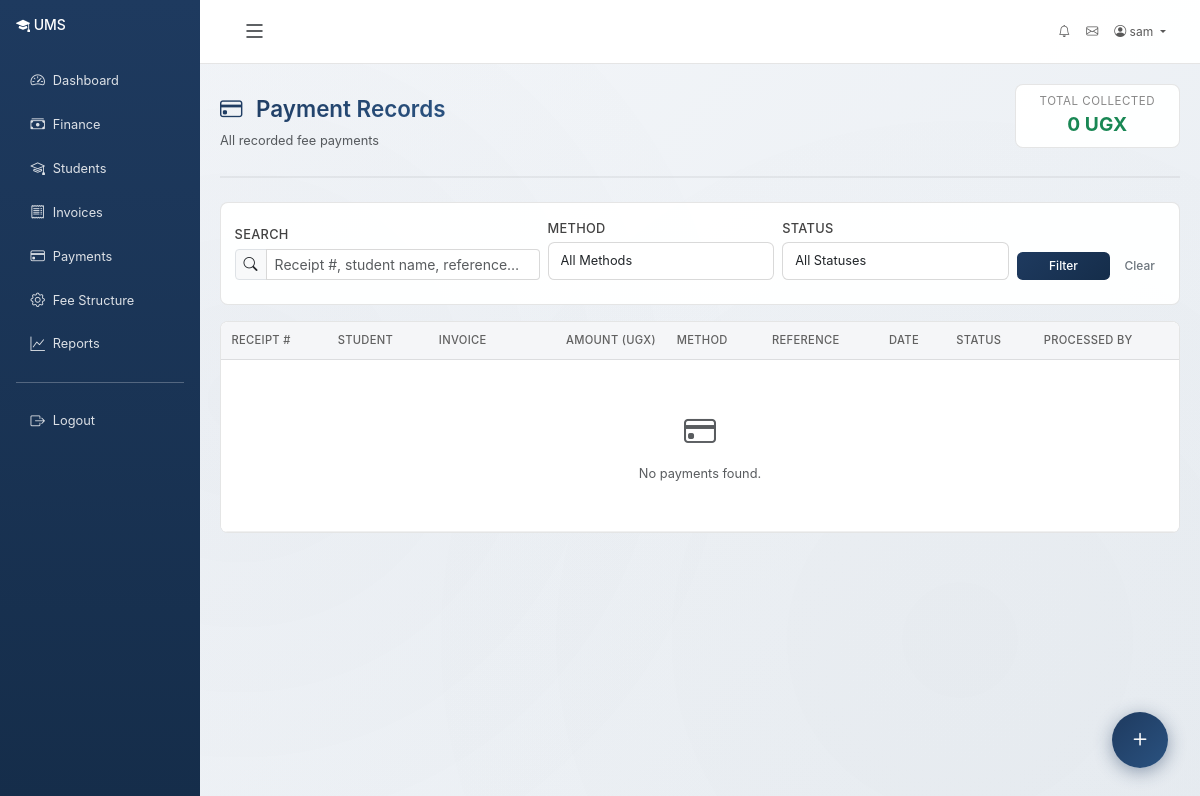
/finance/payments/ (signed in), run on an earlier commit of the app's database.
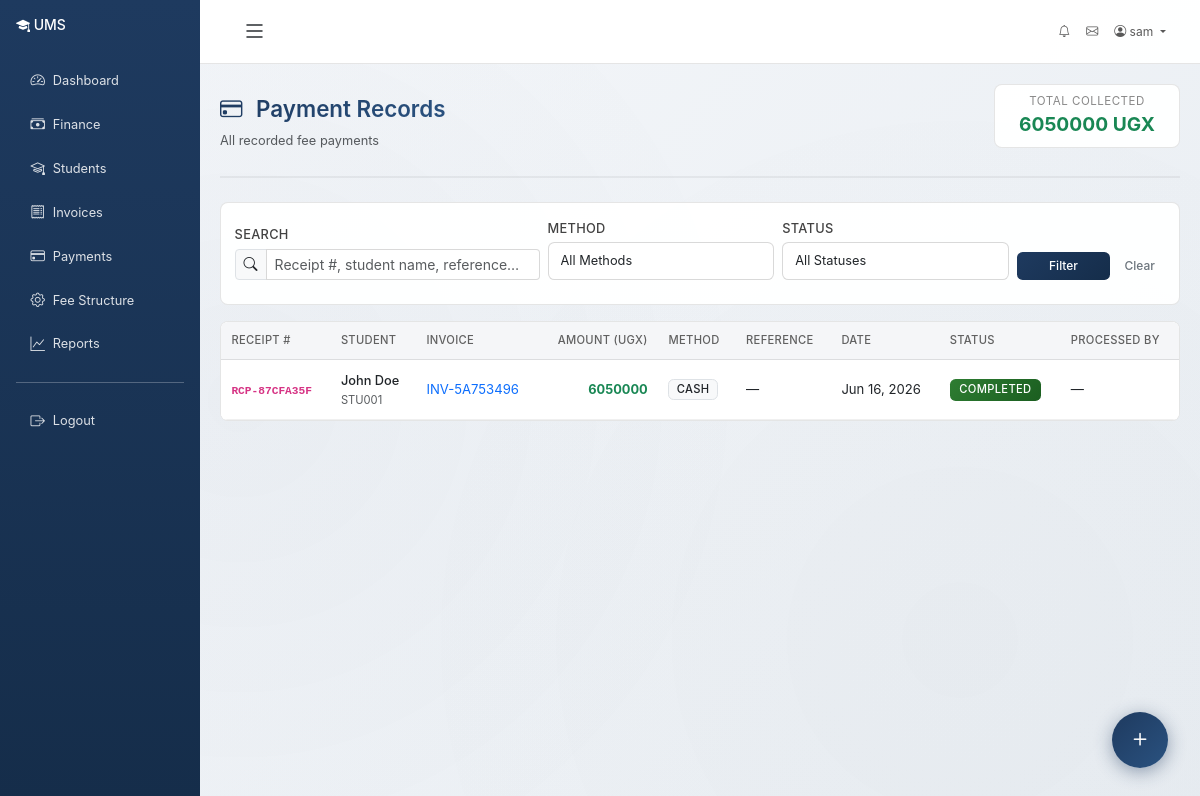
And on a later commit of the database.
### finance/models.py (models this page shows, shortened)
class Payment(models.Model):
    class PaymentMethod(models.TextChoices):
        CASH = 'cash', 'Cash'
        BANK_TRANSFER = 'bank_transfer', 'Bank Transfer'
        CARD = 'card', 'Card Payment'
        MOBILE_MONEY = 'mobile_money', 'Mobile Money'
        CHEQUE = 'cheque', 'Cheque'
    class Status(models.TextChoices):
        PENDING = 'pending', 'Pending'
        COMPLETED = 'completed', 'Completed'
        FAILED = 'failed', 'Failed'
        REFUNDED = 'refunded', 'Refunded'
    receipt_number = models.CharField(max_length=30, unique=True)
    invoice = models.ForeignKey(Invoice, on_delete=models.CASCADE, related_name='payments')
    student = models.ForeignKey('students.Student', on_delete=models.CASCADE, related_name='payments')
    amount = models.DecimalField(max_digits=12, decimal_places=2)
    currency = models.ForeignKey(Currency, on_delete=models.PROTECT, null=True, blank=True)
    payment_method = models.CharField(max_length=20, choices=PaymentMethod.choices)
    reference_number = models.CharField(max_length=100, blank=True)
    status = models.CharField(max_length=15, choices=Status.choices, default=Status.PENDING)
    payment_date = models.DateTimeField(default=timezone.now)
    notes = models.TextField(blank=True)
    processed_by = models.ForeignKey(settings.AUTH_USER_MODEL, on_delete=models.SET_NULL, null=True)
    created_at = models.DateTimeField(auto_now_add=True)
    class Meta:
        ordering = ['-payment_date']

class Invoice(models.Model):
    class Status(models.TextChoices):
        PENDING = 'pending', 'Pending'
        PARTIALLY_PAID = 'partial', 'Partially Paid'
        PAID = 'paid', 'Fully Paid'
        OVERDUE = 'overdue', 'Overdue'
        CANCELLED = 'cancelled', 'Cancelled'
    invoice_number = models.CharField(max_length=30, unique=True)
    student = models.ForeignKey('students.Student', on_delete=models.CASCADE, related_name='invoices')
    session = models.ForeignKey('academics.AcademicSession', on_delete=models.CASCADE)
    semester = models.ForeignKey('academics.StudySemester', on_delete=models.SET_NULL, null=True, blank=True)
    total_amount = models.DecimalField(max_digits=12, decimal_places=2, default=0)
    amount_paid = models.DecimalField(max_digits=12, decimal_places=2, default=0)
    balance = models.DecimalField(max_digits=12, decimal_places=2, default=0)
    status = models.CharField(max_length=15, choices=Status.choices, default=Status.PENDING)
    due_date = models.DateField(null=True, blank=True)
    issued_date = models.DateField(default=timezone.now)
    notes = models.TextField(blank=True)
    created_by = models.ForeignKey(settings.AUTH_USER_MODEL, on_delete=models.SET_NULL, null=True)
    created_at = models.DateTimeField(auto_now_add=True)
    class Meta:
        ordering = ['-created_at']

### students/models.py (models this page shows, shortened)
class Student(models.Model):
    class Status(models.TextChoices):
        PENDING = 'pending', 'Pending Admission'
        ADMITTED = 'admitted', 'Admitted'
        ACTIVE = 'active', 'Active'
        SUSPENDED = 'suspended', 'Suspended'
        GRADUATED = 'graduated', 'Graduated'
        WITHDRAWN = 'withdrawn', 'Withdrawn'
    user = models.OneToOneField(settings.AUTH_USER_MODEL, on_delete=models.CASCADE, related_name='student_profile')
    student_id = models.CharField(max_length=20, unique=True)
    programme = models.ForeignKey('academics.Programme', on_delete=models.SET_NULL, null=True, related_name='students')
    current_year = models.ForeignKey('academics.StudyYear', on_delete=models.SET_NULL, null=True, related_name='students')
    current_semester_number = models.ForeignKey('academics.StudySemester', on_delete=models.SET_NULL, null=True, related_name='students')
    intake = models.ForeignKey(
        'academics.Intake', on_delete=models.SET_NULL,
        null=True, blank=True, related_name='students'
    )
    admission_date = models.DateField(default=timezone.now)
    expected_graduation = models.DateField(null=True, blank=True)
    status = models.CharField(max_length=20, choices=Status.choices, default=Status.PENDING)
    nationality = models.CharField(max_length=100, blank=True)
    state_of_origin = models.CharField(max_length=100, blank=True)
    lga = models.CharField(max_length=100, blank=True, verbose_name='LGA')
    guardian_name = models.CharField(max_length=200, blank=True)
    guardian_phone = models.CharField(max_length=20, blank=True)
    guardian_email = models.EmailField(blank=True)
    guardian_relationship = models.CharField(max_length=50, blank=True)
    blood_group = models.CharField(max_length=5, blank=True)
    medical_conditions = models.TextField(blank=True)
    created_at = models.DateTimeField(auto_now_add=True)
    updated_at = models.DateTimeField(auto_now=True)
    class Meta:
        ordering = ['student_id']

### accounts/models.py (models this page shows, shortened)
class User(AbstractUser):
    class Role(models.TextChoices):
        ADMIN = 'admin', 'Administrator'
        REGISTRAR = 'registrar', 'Registrar'
        LECTURER = 'lecturer', 'Lecturer'
        STUDENT = 'student', 'Student'
        FINANCE = 'finance', 'Finance Staff'
        LIBRARIAN = 'librarian', 'Librarian'
        HOSTEL_MANAGER = 'hostel_manager', 'Hostel Manager'
        FACULTY_DEAN = 'faculty_dean', 'Faculty Dean'
        DEPARTMENT_HEAD = 'department_head', 'Department Head'
        PROGRAMME_COORDINATOR = 'programme_coordinator', 'Programme Coordinator'
    role = models.CharField(max_length=25, choices=Role.choices, default=Role.STUDENT)
    phone_number = models.CharField(max_length=20, blank=True)
    date_of_birth = models.DateField(null=True, blank=True)
    gender = models.CharField(
        max_length=10,
        choices=[('M', 'Male'), ('F', 'Female'), ('O', 'Other')],
        blank=True
    )
    address = models.TextField(blank=True)
    profile_picture = models.ImageField(upload_to='profiles/', null=True, blank=True)
    is_active_member = models.BooleanField(default=True)
    created_at = models.DateTimeField(auto_now_add=True)
    updated_at = models.DateTimeField(auto_now=True)
    class Meta:
        ordering = ['-date_joined']
    @property
    def is_admin(self):
        return self.role == self.Role.ADMIN or self.is_superuser
    @property
    def is_registrar(self):
        return self.role == self.Role.REGISTRAR
    @property
    def is_lecturer(self):
        return self.role == self.Role.LECTURER
    @property
    def is_student(self):
        return self.role == self.Role.STUDENT
    @property
    def is_finance_staff(self):
        return self.role == self.Role.FINANCE
    @property
    def is_faculty_dean(self):
        return self.role == self.Role.FACULTY_DEAN
    @property
    def is_department_head(self):
        return self.role == self.Role.DEPARTMENT_HEAD
    @property
    def is_programme_coordinator(self):
        return self.role == self.Role.PROGRAMME_COORDINATOR

### finance/views.py (the view, shortened to what this page needs)
# urls.py: path('payments/', views.payment_list, name='payment_list'),
@login_required
@finance_required
def payment_list(request):
    payments = Payment.objects.select_related('student__user', 'invoice').all()
    search = request.GET.get('search', '')
    method_filter = request.GET.get('method', '')
    status_filter = request.GET.get('status', '')
    if method_filter:
        payments = payments.filter(payment_method=method_filter)
    if status_filter:
        payments = payments.filter(status=status_filter)
    total_collected = payments.filter(status='completed').aggregate(t=Sum('amount'))['t'] or 0
    return render(request, 'finance/payment_list.html', {
        'payments': payments,
        'methods': Payment.PaymentMethod.choices,
        'statuses': Payment.Status.choices,
        'search': search,
        'method_filter': method_filter,
        'status_filter': status_filter,
        'total_collected': total_collected,
    })

### accounts/context_processors.py (called while the page is built, shortened)
def admin_dashboard_stats(request):
    context = {}
    return context

def user_context(request):
    context = {}
    if request.user.is_authenticated:
        user = request.user
        context['user_role'] = user.role
        context['user_role_display'] = user.get_role_display()
        context['is_admin_user'] = user.is_admin
        context['is_staff_user'] = user.role in ['admin', 'registrar', 'lecturer', 'finance', 'librarian', 'hostel_manager']
        nav_items = _get_nav_items(user)
        context['nav_items'] = nav_items
    return context

### templates/finance/payment_list.html (shortened to what the changed rows need)
{% extends "base.html" %}
{% block content %}
<div class="page-header d-flex justify-content-between align-items-center">
    <div>
        <h1 class="page-title"><i class="bi bi-credit-card"></i> Payment Records</h1>
    </div>
    <div class="card px-4 py-2 text-center">
        <div style="font-size:.72rem;color:#888;text-transform:uppercase;letter-spacing:.5px;">Total Collected</div>
        <div class="fw-bold text-success" style="font-size:1.2rem;">{{ total_collected|floatformat:0 }} UGX</div>
    </div>
</div>
<div class="card">
    <div class="table-responsive">
        <table class="table table-hover mb-0">
            <thead class="table-light">
                <tr>
                    <th>Receipt #</th>
                    <th>Student</th>
                    <th>Invoice</th>
                    <th class="text-end">Amount (UGX)</th>
                    <th>Method</th>
                    <th>Reference</th>
                    <th>Date</th>
                    <th>Status</th>
                    <th>Processed By</th>
                </tr>
            </thead>
            <tbody>
                {% for p in payments %}
                <tr>
                    <td><code class="fw-bold">{{ p.receipt_number }}</code></td>
                    <td>
                        <div class="fw-medium">{{ p.student.user.get_full_name }}</div>
                        <small class="text-muted">{{ p.student.student_id }}</small>
                    </td>
                    <td>
                        <a href="{% url 'finance:invoice_detail' p.invoice.pk %}" class="text-decoration-none" style="font-size:.82rem;">
                            {{ p.invoice.invoice_number }}
                        </a>
                    </td>
                    <td class="text-end fw-bold text-success">{{ p.amount|floatformat:0 }}</td>
                    <td><span class="badge bg-light text-dark border">{{ p.get_payment_method_display }}</span></td>
                    <td style="font-size:.82rem;">{{ p.reference_number|default:"—" }}</td>
                    <td style="font-size:.82rem;">{{ p.payment_date|date:"M d, Y" }}</td>
                    <td>
                        <span class="badge {% if p.status == 'completed' %}bg-success{% elif p.status == 'refunded' %}bg-warning text-dark{% elif p.status == 'failed' %}bg-danger{% else %}bg-secondary{% endif %} badge-role">
                            {{ p.get_status_display }}
                        </span>
                    </td>
                    <td style="font-size:.82rem;">{{ p.processed_by.get_full_name|default:"—" }}</td>
                </tr>
                {% empty %}
                <tr>
                    <td colspan="9" class="text-center text-muted py-5">
                        <i class="bi bi-credit-card" style="font-size:2rem;"></i>
                        <p class="mt-2 mb-0">No payments found.</p>
                    </td>
                </tr>
                {% endfor %}
            </tbody>
        </table>
    </div>
</div>
{% endblock %}

### templates/base.html (shortened to what the changed rows need)
{% load static %}
<!DOCTYPE html>
<html lang="en">
<head>
    <link href="https://cdn.jsdelivr.net/npm/bootstrap@5.3.0/dist/css/bootstrap.min.css" rel="stylesheet">
    <link rel="stylesheet" href="https://cdn.jsdelivr.net/npm/bootstrap-icons@1.11.0/font/bootstrap-icons.css">
</head>
<body {% if user.is_authenticated %}data-user-authenticated="true"{% endif %}>
    {% if user.is_authenticated %}
    <div class="container-fluid">
        <div class="row">
            <div class="col-md-3 col-lg-2 px-0 sidebar d-none d-md-block" id="sidebar">
                <div class="p-3">
                    <nav class="nav flex-column">
                        {% for item in nav_items %}
                            {% if item.path %}
                                <a class="nav-link" href="{{ item.path }}" title="{{ item.label }}">
                                    <i class="bi {{ item.icon }}"></i> <span class="sidebar-text">{{ item.label }}</span>
                                </a>
                            {% elif item.url %}
                                <a class="nav-link" href="{% url item.url %}" title="{{ item.label }}">
                                    <i class="bi {{ item.icon }}"></i> <span class="sidebar-text">{{ item.label }}</span>
                                </a>
                            {% endif %}
                        {% endfor %}
                    </nav>
                </div>
            </div>
            <div class="col-md-9 col-lg-10 ms-auto main-content-area" id="mainContent">
                <div class="content-wrapper">
                    {% block content %}{% endblock %}
                </div>
            </div>
        </div>
    </div>
    {% else %}
    <div class="container-fluid">
        {% block login_content %}{% endblock %}
    </div>
    {% endif %}
</body>
</html>

What changed in the data, as far as the page shows it:
added Payment: receipt_number "RCP-87CFA35F", student.user.get_full_name "John Doe", student.student_id "STU001", invoice.invoice_number "INV-5A753496", amount "6050000", payment_method "CASH", reference_number "—", payment_date "Jun 16, 2026", status "COMPLETED", processed_by.get_full_name "—"
Also different on the page:
{{ total_collected|floatformat:0 }}: "0" → "6050000"
text no longer shown: "No payments found."
